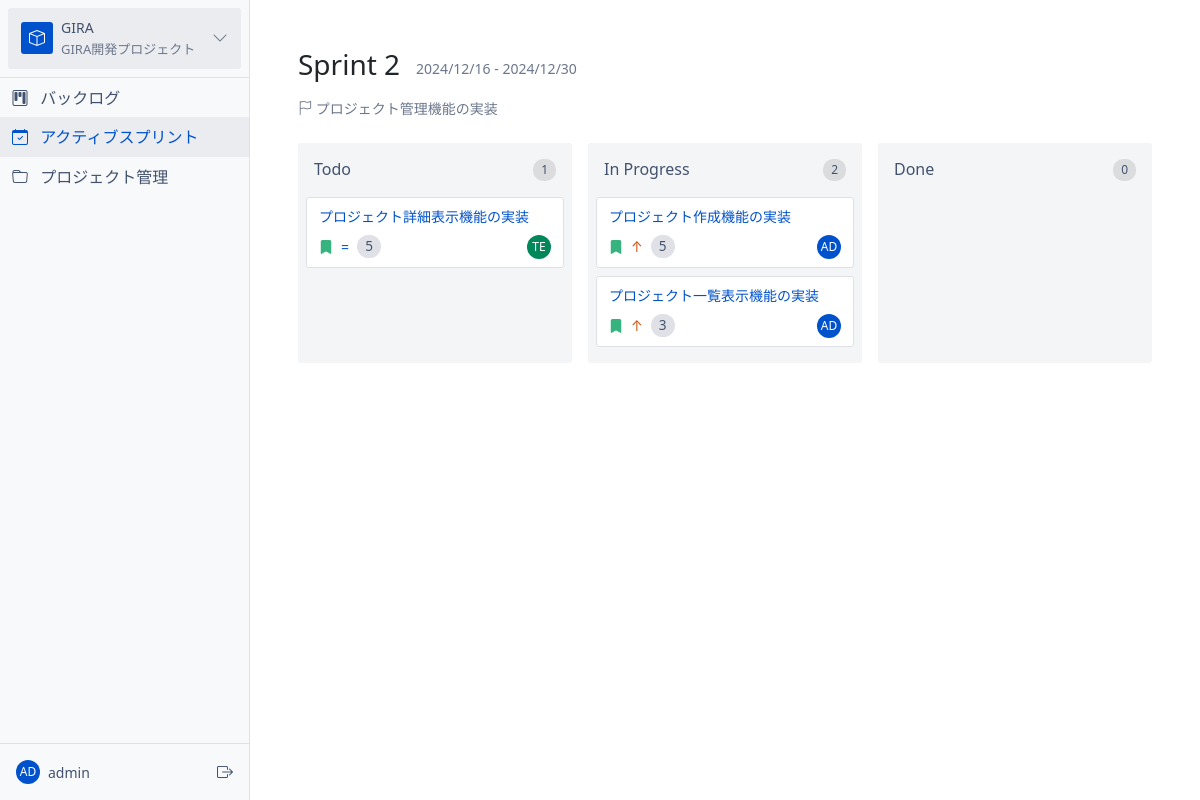
/kanban/1 (signed in), run on an earlier commit of the app's database.
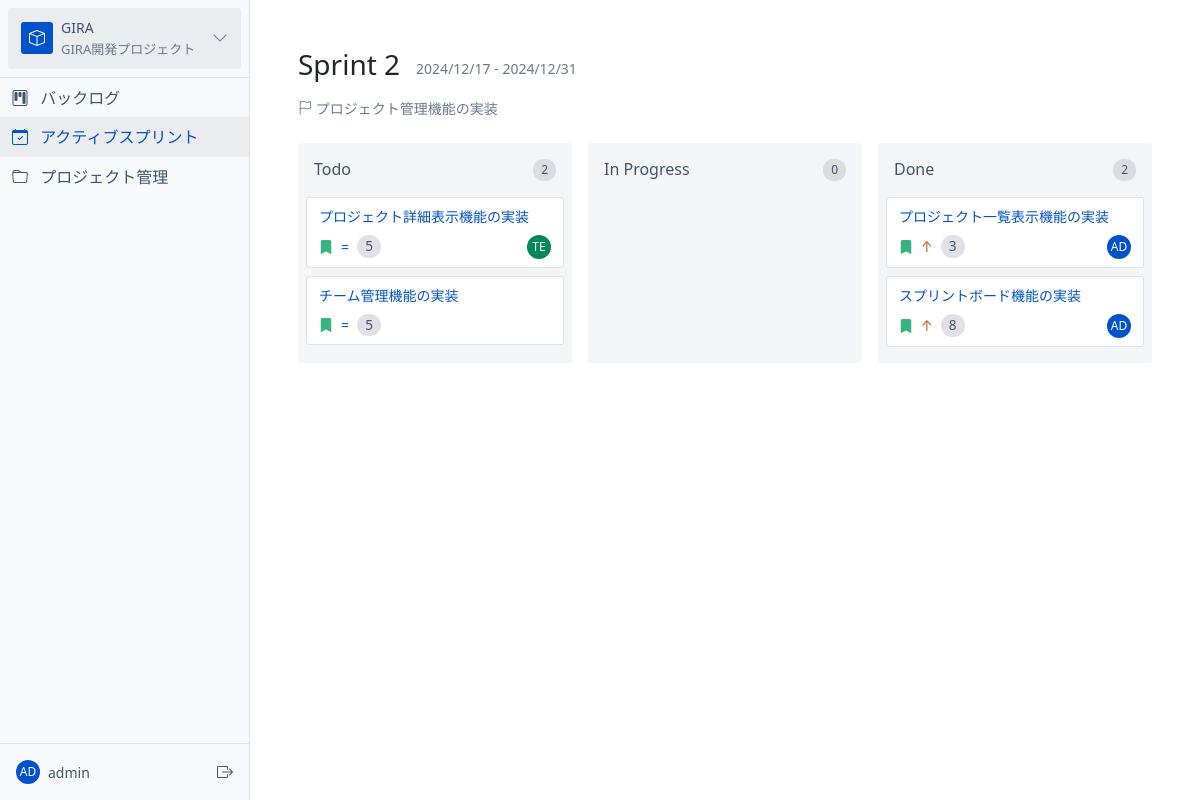
And on a later commit of the database.
### app/models/project.py (models this page shows, shortened)
class Project(db.Model):
    __tablename__ = "projects"
    id = db.Column(db.Integer, primary_key=True)
    name = db.Column(db.String(100), nullable=False)
    key = db.Column(db.String(10), unique=True, nullable=False)
    description = db.Column(db.Text)
    status = db.Column(db.String(20), default="active")
    owner_id = db.Column(db.Integer, db.ForeignKey("users.id"), nullable=False)
    created_at = db.Column(db.DateTime, default=lambda: datetime.now(UTC))
    updated_at = db.Column(
        db.DateTime,
        default=lambda: datetime.now(UTC),
        onupdate=lambda: datetime.now(UTC),
    )
    owner = db.relationship("User", backref=db.backref("owned_projects", lazy=True))

### app/models/user.py (models this page shows, shortened)
class User(UserMixin, db.Model):
    __tablename__ = "users"
    id = db.Column(db.Integer, primary_key=True)
    username = db.Column(db.String(64), unique=True, nullable=False)
    email = db.Column(db.String(120), unique=True, nullable=False)
    first_name = db.Column(db.String(64))
    last_name = db.Column(db.String(64))
    avatar_color = db.Column(db.String(7))  # 存储 HEX 颜色代码，如 #FF0000
    password_hash = db.Column(db.String(128))
    is_active = db.Column(db.Boolean, default=True)
    created_at = db.Column(db.DateTime, default=datetime.utcnow)
    last_login = db.Column(db.DateTime)

### app/models/sprint.py (models this page shows, shortened)
class Sprint(db.Model):
    __tablename__ = "sprints"
    id = db.Column(db.Integer, primary_key=True)
    name = db.Column(db.String(100), nullable=False)
    start_date = db.Column(db.DateTime)
    end_date = db.Column(db.DateTime)
    status = db.Column(db.String(20), default="planning")  # planning, active, completed
    project_id = db.Column(db.Integer, db.ForeignKey("projects.id"), nullable=False)
    created_at = db.Column(db.DateTime, default=datetime.utcnow)
    updated_at = db.Column(
        db.DateTime, default=datetime.utcnow, onupdate=datetime.utcnow
    )
    goal = db.Column(db.String(255))
    project = db.relationship("Project", backref=db.backref("sprints", lazy=True))

### app/models/story.py (models this page shows, shortened)
class Story(db.Model):
    __tablename__ = "stories"
    PRIORITY_NONE = 0
    PRIORITY_LOW = 1
    PRIORITY_MEDIUM = 2
    PRIORITY_HIGH = 3
    PRIORITY_HIGHEST = 4
    PRIORITY_CHOICES = {
        PRIORITY_NONE: {"name": "None", "color": "#6B778C", "icon": ""},
        PRIORITY_LOW: {"name": "Low", "color": "#2D8738", "icon": "↓"},
        PRIORITY_MEDIUM: {"name": "Medium", "color": "#0052CC", "icon": "="},
        PRIORITY_HIGH: {"name": "High", "color": "#CD5A19", "icon": "↑"},
        PRIORITY_HIGHEST: {"name": "Highest", "color": "#CD1F1F", "icon": "↑↑"},
    }
    KANBAN_TODO = "todo"
    KANBAN_DOING = "doing"
    KANBAN_DONE = "done"
    id = db.Column(db.Integer, primary_key=True)
    title = db.Column(db.String(200), nullable=False)
    description = db.Column(db.Text)
    status = db.Column(db.String(20), default="todo")  # 看板状态：todo, doing, done
    story_points = db.Column(db.Integer)
    priority = db.Column(db.Integer, default=PRIORITY_NONE)
    project_id = db.Column(db.Integer, db.ForeignKey("projects.id"), nullable=False)
    sprint_id = db.Column(db.Integer, db.ForeignKey("sprints.id"))
    assignee_id = db.Column(db.Integer, db.ForeignKey("users.id"))
    created_at = db.Column(db.DateTime, default=datetime.utcnow)
    updated_at = db.Column(
        db.DateTime, default=datetime.utcnow, onupdate=datetime.utcnow
    )
    started_at = db.Column(db.DateTime)  # 開始日時
    completed_at = db.Column(db.DateTime)  # 完了日時
    project = db.relationship("Project", backref=db.backref("stories", lazy=True))
    sprint = db.relationship("Sprint", backref=db.backref("stories", lazy=True))
    assignee = db.relationship(
        "User", backref=db.backref("assigned_stories", lazy=True)
    )
    @property
    def priority_info(self):
        return self.PRIORITY_CHOICES.get(
            self.priority, self.PRIORITY_CHOICES[self.PRIORITY_NONE]
        )

### app/views/kanban.py (the view)
@bp.route("/")
@bp.route("/<int:project_id>")
@login_required
def index(project_id=None):
    try:
        logger.info(f"User {current_user.username} accessing kanban board")
        projects = Project.query.all()
        logger.debug(f"Found {len(projects)} total projects")
        current_project = None
        active_sprint = None
        todo_stories = []
        doing_stories = []
        done_stories = []
        if project_id:
            current_project = Project.query.get_or_404(project_id)
            logger.info(
                f"Viewing kanban for project: {current_project.name} (ID: {project_id})"
            )
            active_sprint = Sprint.query.filter_by(
                project_id=current_project.id, status="active"
            ).first()
            if active_sprint:
                logger.info(
                    f"Found active sprint: {active_sprint.name} (ID: {active_sprint.id})"
                )
                todo_stories = Story.query.filter_by(
                    sprint_id=active_sprint.id, status=Story.KANBAN_TODO
                ).all()
                doing_stories = Story.query.filter_by(
                    sprint_id=active_sprint.id, status=Story.KANBAN_DOING
                ).all()
                done_stories = Story.query.filter_by(
                    sprint_id=active_sprint.id, status=Story.KANBAN_DONE
                ).all()
                logger.debug(
                    f"Stories in TODO: {len(todo_stories)} - IDs: {[s.id for s in todo_stories]}"
                )
                logger.debug(
                    f"Stories in DOING: {len(doing_stories)} - IDs: {[s.id for s in doing_stories]}"
                )
                logger.debug(
                    f"Stories in DONE: {len(done_stories)} - IDs: {[s.id for s in done_stories]}"
                )
                total_stories = (
                    len(todo_stories) + len(doing_stories) + len(done_stories)
                )
                completion_rate = (
                    (len(done_stories) / total_stories * 100)
                    if total_stories > 0
                    else 0
                )
                logger.info(
                    f"Sprint progress - Total stories: {total_stories}, Completion rate: {completion_rate:.1f}%"
                )
            else:
                logger.info(
                    f"No active sprint found for project {current_project.name}"
                )
        else:
            logger.info("No project selected, showing project selection view")
        return render_template(
            "kanban/index.html",
            projects=projects,
            current_project=current_project,
            active_sprint=active_sprint,
            todo_stories=todo_stories,
            doing_stories=doing_stories,
            done_stories=done_stories,
        )
    except Exception as e:
        logger.error(f"Error in kanban index view: {str(e)}", exc_info=True)
        return jsonify({"error": str(e)}), 500

### app/templates/kanban/index.html (shortened to what this page needs)
{% extends "base.html" %} {% block content %}
<div class="container-fluid p-4">
  {% if current_project %} {% if active_sprint %}
  <div class="kanban-header">
    <div class="d-flex align-items-center">
      <h3>{{ active_sprint.name }}</h3>
      <span class="sprint-dates ms-3">
        {{ active_sprint.start_date.strftime('%Y/%m/%d') }} - {{
        active_sprint.end_date.strftime('%Y/%m/%d') }}
      </span>
    </div>
    {% if active_sprint.goal %}
    <div class="sprint-goal">
      <i class="bi bi-flag"></i> {{ active_sprint.goal }}
    </div>
    {% endif %}
  </div>
  <div class="kanban-board">
    <div class="kanban-column">
      <div class="column-header">
        <h6>Todo</h6>
        <span class="story-count">{{ todo_stories|length }}</span>
      </div>
      <div class="story-list" data-status="todo">
        {% for story in todo_stories %}
        <div class="story-card" data-story-id="{{ story.id }}">
          <div class="story-card-header">
            <span class="story-title">{{ story.title }}</span>
          </div>
          <div class="story-card-footer">
            <div class="story-indicators">
              <i class="bi bi-bookmark-fill story-type-icon"></i>
              {% if story.priority > 0 %}
              <span
                class="priority-icon"
                style="color: {{ story.priority_info.color }}"
              >
                {{ story.priority_info.icon }}
              </span>
              {% endif %}
              <span class="story-points">{{ story.story_points or 0 }}</span>
            </div>
            {% if story.assignee %}
            <div
              class="user-avatar"
              style="background-color: {{ story.assignee.avatar_color }}"
            >
              {{ story.assignee.username[:2].upper() }}
            </div>
            {% endif %}
          </div>
        </div>
        {% endfor %}
      </div>
    </div>
    <div class="kanban-column">
      <div class="column-header">
        <h6>In Progress</h6>
        <span class="story-count">{{ doing_stories|length }}</span>
      </div>
      <div class="story-list" data-status="doing">
        {% for story in doing_stories %}
        <div class="story-card" data-story-id="{{ story.id }}">
          <div class="story-card-header">
            <span class="story-title">{{ story.title }}</span>
          </div>
          <div class="story-card-footer">
            <div class="story-indicators">
              <i class="bi bi-bookmark-fill story-type-icon"></i>
              {% if story.priority > 0 %}
              <span
                class="priority-icon"
                style="color: {{ story.priority_info.color }}"
              >
                {{ story.priority_info.icon }}
              </span>
              {% endif %}
              <span class="story-points">{{ story.story_points or 0 }}</span>
            </div>
            {% if story.assignee %}
            <div
              class="user-avatar"
              style="background-color: {{ story.assignee.avatar_color }}"
            >
              {{ story.assignee.username[:2].upper() }}
            </div>
            {% endif %}
          </div>
        </div>
        {% endfor %}
      </div>
    </div>
    <div class="kanban-column">
      <div class="column-header">
        <h6>Done</h6>
        <span class="story-count">{{ done_stories|length }}</span>
      </div>
      <div class="story-list" data-status="done">
        {% for story in done_stories %}
        <div class="story-card" data-story-id="{{ story.id }}">
          <div class="story-card-header">
            <span class="story-title">{{ story.title }}</span>
          </div>
          <div class="story-card-footer">
            <div class="story-indicators">
              <i class="bi bi-bookmark-fill story-type-icon"></i>
              {% if story.priority > 0 %}
              <span
                class="priority-icon"
                style="color: {{ story.priority_info.color }}"
              >
                {{ story.priority_info.icon }}
              </span>
              {% endif %}
              <span class="story-points">{{ story.story_points or 0 }}</span>
            </div>
            {% if story.assignee %}
            <div
              class="user-avatar"
              style="background-color: {{ story.assignee.avatar_color }}"
            >
              {{ story.assignee.username[:2].upper() }}
            </div>
            {% endif %}
          </div>
        </div>
        {% endfor %}
      </div>
    </div>
  </div>
  {% else %}
  <div class="alert alert-info">アクティブなスプリントはありません</div>
  {% endif %} {% else %}
  <div class="alert alert-warning">プロジェクトが選択されていません</div>
  {% endif %}
</div>
{% endblock %}

### app/templates/base.html (shortened to what this page needs)
<!DOCTYPE html>
<html lang="ja">
<head>
    <link href="https://cdn.jsdelivr.net/npm/bootstrap@5.1.3/dist/css/bootstrap.min.css" rel="stylesheet">
    <link rel="stylesheet" href="https://cdn.jsdelivr.net/npm/bootstrap-icons@1.11.2/font/bootstrap-icons.css">
</head>
<body{% if request.endpoint == 'auth.login' %} class="login-page"{% endif %}>
    <div class="main-container">
        {% if not request.endpoint == 'auth.login' %}
        <div class="sidebar">
            <div class="p-3 border-bottom">
                <div class="project-selector" onclick="toggleProjectDropdown()">
                    {% if current_project %}
                    <div class="current-project">
                        <div class="project-icon">
                            <i class="bi bi-box"></i>
                        </div>
                        <div class="project-info">
                            <div class="project-key">{{ current_project.key }}</div>
                            <div class="project-name">{{ current_project.name }}</div>
                        </div>
                        <i class="bi bi-chevron-down ms-auto"></i>
                    </div>
                    {% endif %}
                </div>
            </div>
            <div class="list-group list-group-flush flex-grow-1">
                <a href="{{ url_for('backlog.index') }}{% if current_project %}/{{ current_project.id }}{% endif %}"
                   class="list-group-item list-group-item-action {% if request.endpoint == 'backlog.index' %}active{% endif %}">
                    <i class="bi bi-kanban"></i> バックログ
                </a>
                <a href="{{ url_for('kanban.index') }}{% if current_project %}/{{ current_project.id }}{% endif %}"
                   class="list-group-item list-group-item-action {% if request.endpoint == 'kanban.index' %}active{% endif %}">
                    <i class="bi bi-calendar-check"></i> アクティブスプリント
                </a>
                <a href="{{ url_for('project.index') }}{% if current_project %}/{{ current_project.id }}{% endif %}"
                   class="list-group-item list-group-item-action {% if request.endpoint == 'project.index' %}active{% endif %}">
                    <i class="bi bi-folder"></i> プロジェクト管理
                </a>
            </div>
            <div class="user-section border-top">
                <div class="user-info p-3">
                    <div class="d-flex align-items-center justify-content-between">
                        {% if current_user.is_authenticated %}
                        <div class="user-info-left">
                            <div class="user-avatar" style="background-color: {{ current_user.avatar_color }}">
                                {% if current_user.username|length >= 2 %}
                                    {{ current_user.username[:2].upper() }}
                                {% else %}
                                    {{ current_user.username[:1].upper() }}
                                {% endif %}
                            </div>
                            <div class="user-name">
                                {{ current_user.username }}
                            </div>
                        </div>
                        <a href="{{ url_for('auth.logout') }}" class="logout-link">
                            <i class="bi bi-box-arrow-right"></i>
                        </a>
                        {% endif %}
                    </div>
                </div>
            </div>
        </div>
        {% endif %}
        <div class="content-area">
            {% block content %}{% endblock %}
        </div>
    </div>
</body>
</html>

What changed in the data, as far as the page shows it:
no longer on this page (row edited): Story: title "プロジェクト作成機能の実装", priority_info.icon "↑", story_points "5", assignee "AD", shown under "In Progress"
changed Sprint "Sprint 2": start_date "2024/12/16" → "2024/12/17"; end_date "2024/12/30" → "2024/12/31"
now on this page (row edited): Story: title "チーム管理機能の実装", priority_info.icon "=", story_points "5", shown under "Todo"
changed Story "プロジェクト一覧表示機能の実装": moves from the list under "In Progress" to the list under "Done"
now on this page (row edited): Story: title "スプリントボード機能の実装", priority_info.icon "↑", story_points "8", assignee "AD", shown under "Done"
Also different on the page:
{{ todo_stories|length }}: "1" → "2"
{{ doing_stories|length }}: "2" → "0"
{{ done_stories|length }}: "0" → "2"
